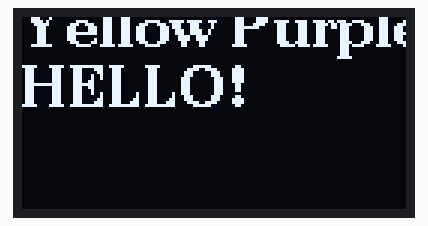
This sketch was run on a simulated Arduino Uno, built with avr-gcc and run on an emulated ATmega328P. Shown: 128×64 one-colour display. What the sketch prints to the serial monitor is not drawn.

Above: at 0.2 s.

The sketch:

OLED-display-try-2.ino
```cpp
#include <U8g2lib.h>     // U8G2 OLED library
#include <Wire.h>        // I2C library

unsigned long myTime;

// Initialize the display using software I2C with custom pins
U8G2_SSD1306_128X64_NONAME_F_SW_I2C u8g2(U8G2_R0, /* clock=*/ 4, /* data=*/ 5, /* reset=*/ U8X8_PIN_NONE);

void setup() {
  Serial.begin(115200);  // Initialize serial communication for debugging

  // Initialize the OLED display
  u8g2.begin();

  // Display initial message
  u8g2.clearBuffer();                // Clear the internal memory
  u8g2.setFont(u8g2_font_ncenB14_tr); // Choose a suitable font
  u8g2.drawStr(0, 10, "Yellow Purple"); // Print a message
  u8g2.drawStr(0, 30, "HELLO!");  // Print a second message
  u8g2.sendBuffer();                 // Transfer internal memory to the display
}

void loop() {
  Serial.print("Time since boot (ms): ");
  myTime = millis();
  Serial.println(myTime); // prints milliseconds since program started
  delay(1000);
}
```
